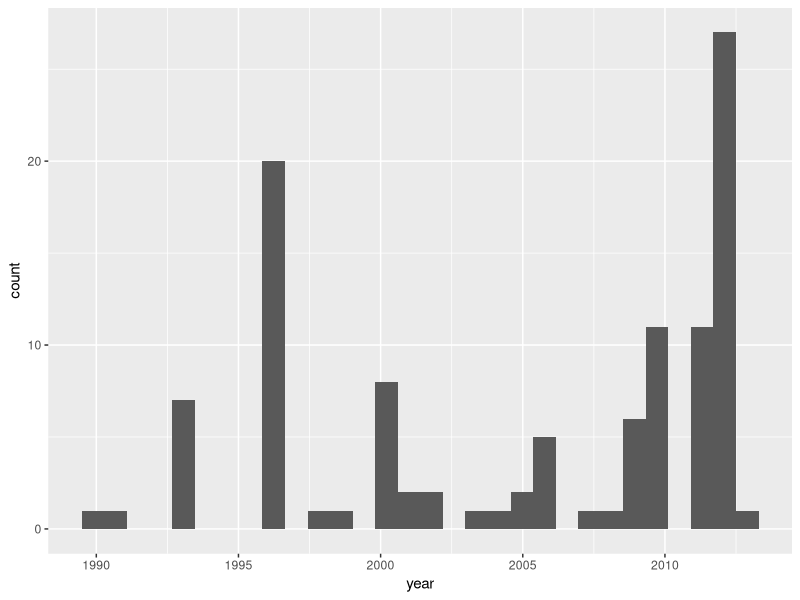

Source code (R): (Note: this script raises an error after producing the figure.)
# created 8/4/2024
# purpose: learn to get weather data from DMI
# notes:


library(tidyverse)
library(lubridate)
library(scales)

rm(list = ls())

# get data from
# https://agro-web11t.uni.au.dk/klimadb/

# agro climate data -------------------------------------------------------

d1 <- 
  read_csv("data/raw/wea/1990-2013 AGRO-slagelse-US.csv") %>% 
  rename(prec = prec08) %>% 
  mutate(date = ymd(date),
         doy = yday(date),
         station = 613500) 

tst <- 
  d1 %>% 
  mutate(minte2 = as.numeric(minte))

tst2 <- 
  tst %>% 
  filter(is.na(minte2))

#--are there more NAs in a given year?
#--hmmm maybe this data isn't worth it
#--could take averages of every other year and fill them in I guess
tst2 %>% 
  mutate(year = year(date)) %>% 
  ggplot(aes(year)) + 
  geom_histogram()

d1a <- 
  d1 %>% 
  mutate_if(is.character, as.numeric) 

d1b <- 
  d1a %>%
  group_by(doy) %>% 
  mutate(minte_avg = mean(minte, na.rm = T),
         maxte_avg = mean(maxte, na.rm = T),
         temp_avg = mean(temp, na.rm = T),
         prec_avg = mean(prec, na.rm = T)) %>% 
  pivot_longer(minte:prec) %>% 
  mutate(value = case_when(
    (is.na(value) & name == "minte") ~ minte_avg,
    (is.na(value) & name == "maxte") ~ maxte_avg,
    (is.na(value) & name == "temp") ~ temp_avg,
    (is.na(value) & name == "prec") ~ prec_avg,
    TRUE ~ value
  )) %>% 
  pivot_wider(names_from = name, values_from = value) %>% 
  select(station, date, doy, minte:prec)

#--it worked...STOPPED
d1b %>% 
  filter(is.na(minte))

d2 <- 
  read_csv("data/raw/wea/AGRO-slagelse-US.csv") %>% 
  mutate(date = dmy(date),
         doy = yday(date))

summary(d)
#--10 years, need more for long term but can write code

d <- 
  d1 %>% 
  bind_rows(d2)

# wea long term -----------------------------------------------------------

#####---temperature----#####

airtempLT <- 
  d %>% 
  mutate(doy = yday(date)) %>% 
  group_by(doy) %>% 
  summarise(airtemp_avg = mean(temp))


####----cumulative precip----####

precLT <- 
  d %>% 
  mutate(year = year(date)) %>% 
  group_by(year) %>% 
  mutate(cprec = cumsum(prec)) %>% 
  group_by(doy) %>% 
  summarise(cprecLTavg = mean(cprec))


d %>% 
  mutate(year = year(date)) %>% 
  group_by(year) %>% 
  mutate(cprec = cumsum(prec)) %>% 
    ggplot(aes(doy, cprec)) + 
    geom_line(aes(color = year, group = year))


d %>% 
  mutate(year = year(date)) %>% 
  group_by(year) %>% 
  mutate(cprec = cumsum(prec)) %>%
  group_by(doy) %>% 
  mutate(cprec_max = max(cprec),
         cprec_min = min(cprec)) %>% 
  left_join(precLT) %>% 
  filter(doy < 365) %>% 
  ggplot(aes(doy, cprec)) + 
  geom_ribbon(aes(x = doy, ymin = cprec_min, ymax = cprec_max)) +
  geom_line(aes(color = as.factor(year), group = year)) + 
  geom_line(aes(x = doy, y = cprecLTavg), color = "red", size = 2)




# i love this figure! -----------------------------------------------------

d %>% 
  mutate(year = year(date)) %>% 
  group_by(year) %>% 
  mutate(cprec = cumsum(prec)) %>%
  group_by(doy) %>% 
  mutate(cprec_max = max(cprec),
         cprec_min = min(cprec)) %>% 
  left_join(precLT) %>% 
  filter(doy < 365) %>% 
  select(-(minte:prec)) %>% 
  mutate(cprec_delta = cprec - cprecLTavg) %>% 
  separate(date, into = c("xyear", "xmonth", "xday"), remove = F) %>% 
  mutate(date2 = paste("1900", xmonth, xday, sep = "-")) %>% 
  filter(!(xmonth == "02" & xday == "29")) %>% 
  mutate(date3 = ymd(date2)) %>% 
  ggplot(aes(date3, cprec_delta)) + 
  geom_line(aes(group = year), color = "gray") +
  geom_line(data = . %>% filter(year %in% c(2018, 2019)),
            aes(color = as.factor(year), group = year)) + 
  scale_x_date(labels = date_format("%e %b"))
            
